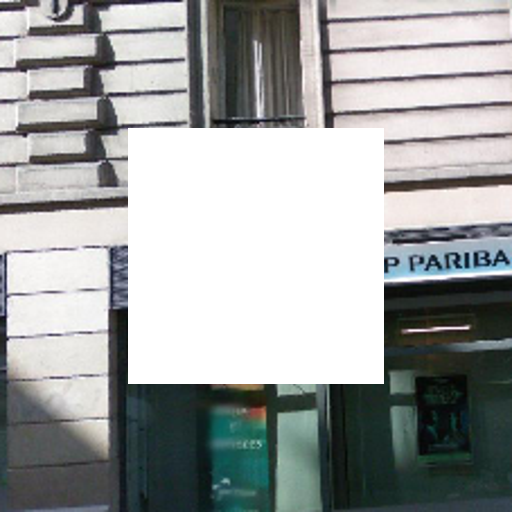
%> input picture input_0021.png, 512 x 512 px
$ octave --eval "result = sobelwatershed('input_0021.png');"   (GNU Octave 9; MATLAB toolbox functions it lacks are replaced by stand-ins)
%> lines starting %> are read from the running program, lines starting %| are printed output that depends on the picture; in (x1, y1, x2, y2) boxes, pixels count from 0 and x2, y2 are one past the last pixel; in counts of white or black regions, pixels touching at a corner belong together; the program's own positions count from 1
function [ L ] = sobelwatershed( imname )
%> called with imname = 'input_0021.png'
%SOBELWATERSHED

rgb = imread(imname);
%> rgb is the input picture: size 512x512x3 uint8; mean R, G, B 158.2, 161.2, 160.5
%rgb = imresize(rgb,[512,512]);
%imshow(rgb);
if ndims(rgb)==3
    I = rgb2gray(rgb);
else
    I = rgb;
end
verbose = 0;
hy = fspecial('sobel');
hx = hy';
Iy = imfilter(double(I), hy, 'replicate');
Ix = imfilter(double(I), hx, 'replicate');
gradmag = sqrt(Ix.^2 + Iy.^2);
if verbose==1
    figure
    imshow(gradmag,[]), title('Gradient magnitude (gradmag)')
end

L = watershed(gradmag);
Lrgb = label2rgb(L);
if verbose==1
    figure, imshow(Lrgb), title('Watershed transform of gradient magnitude (Lrgb)')
end

se = strel('disk',1);
Io = imopen(I, se);
if verbose==1
    figure
    imshow(Io), title('Opening (Io)')
end

Ie = imerode(I, se);
Iobr = imreconstruct(Ie, I);
if verbose==1
    figure
    imshow(Iobr), title('Opening-by-reconstruction (Iobr)')
end

Ioc = imclose(Io, se);
if verbose==1
    figure
    imshow(Ioc), title('Opening-closing (Ioc)')
end

Iobrd = imdilate(Iobr, se);
Iobrcbr = imreconstruct(imcomplement(Iobrd), imcomplement(Iobr));
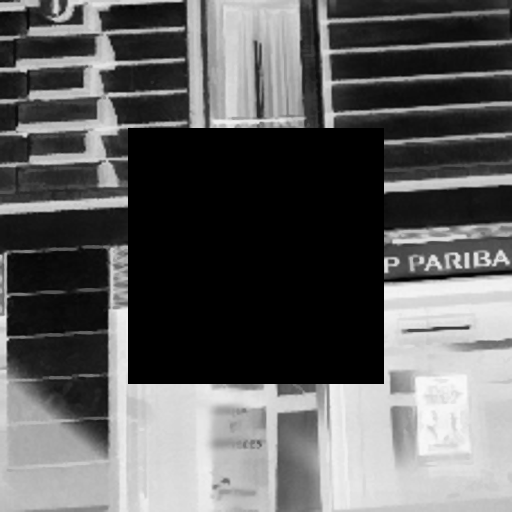
%> Iobrcbr: size 512x512 uint8; min 0, max 249, mean 94.7
Iobrcbr = imcomplement(Iobrcbr);
if verbose==1
    figure
    imshow(Iobrcbr), title('Opening-closing by reconstruction (Iobrcbr)')
end

fgm = imregionalmax(Iobrcbr);
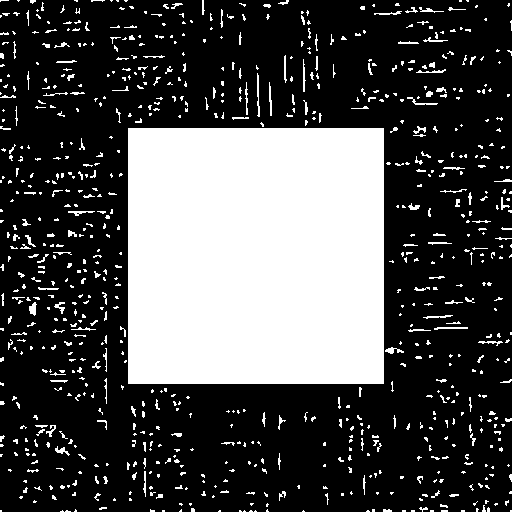
%> fgm: size 512x512 logical; 29.7% white; 811 white regions (635 under 20 px), largest, box (x1, y1, x2, y2) and area: (128, 128, 384, 384) 65536, (257, 73, 260, 117) 83, (29, 302, 37, 316) 71
if verbose==1
    figure
    imshow(fgm), title('Regional maxima of opening-closing by reconstruction (fgm)')
end

I2 = I;
I2(fgm) = 255;
%> I2: size 512x512 uint8; min 4, max 255, mean 164.6
if verbose==1
    figure
    imshow(I2), title('Regional maxima superimposed on original image (I2)')
end

se2 = strel(ones(5,5));
fgm2 = imclose(fgm, se2);
%> fgm2: size 512x512 logical; 31% white; 529 white regions (301 under 20 px), largest, box (x1, y1, x2, y2) and area: (120, 120, 410, 397) 65880, (64, 204, 113, 219) 205, (143, 458, 163, 499) 205
fgm3 = imerode(fgm2, se2);
%> fgm3: size 512x512 logical; 24.5% white; 50 white regions (38 under 20 px), largest, box (x1, y1, x2, y2) and area: (126, 130, 398, 382) 63540, (503, 193, 508, 206) 51, (41, 427, 54, 432) 45

fgm4 = bwareaopen(fgm3, 5);
I3 = I;
I3(fgm4) = 255;
%> I3: size 512x512 uint8; min 4, max 255, mean 160.4
if verbose==1
    figure
    imshow(I3)
    title('Modified regional maxima superimposed on original image (fgm4)')
end

bw = imbinarize(Iobrcbr);
%> bw: size 512x512 logical; 57.6% white; 19 black regions (1 under 20 px), largest, box (x1, y1, x2, y2) and area: (0, 245, 512, 512) 77313, (206, 0, 306, 128) 11476, (0, 0, 187, 188) 9365
if verbose==1
    figure
    imshow(bw), title('Thresholded opening-closing by reconstruction (bw)')
end

D = bwdist(bw);
DL = watershed(D);
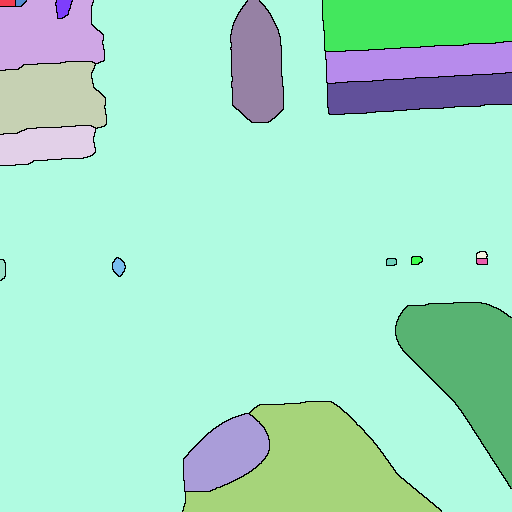
%> DL: size 512x512 uint8; 21 distinct labels, from 0 to 20; one colour per label, 0 black
bgm = DL == 0;
%> bgm: size 512x512 logical; 1.1% white in thin lines or dots
if verbose==1
    figure
    imshow(bgm), title('Watershed ridge lines (bgm)')
end

gradmag2 = imimposemin(gradmag, bgm | fgm4);
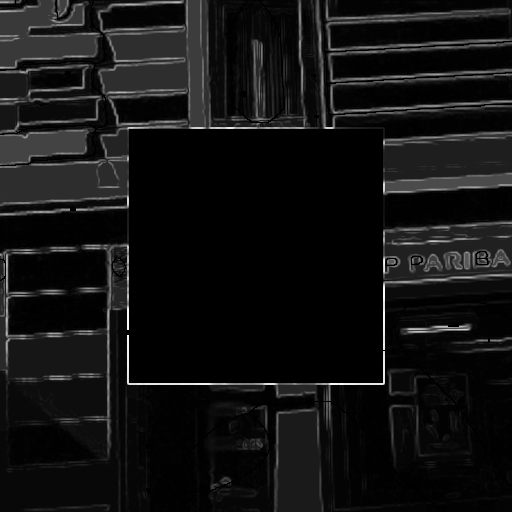
%> gradmag2: size 512x512 double; 25.59% of the values are NaN or infinite; the others: min 0.97, max 971, mean 96.74; drawn with min black, max white, NaN and infinite black
L = watershed(gradmag2);
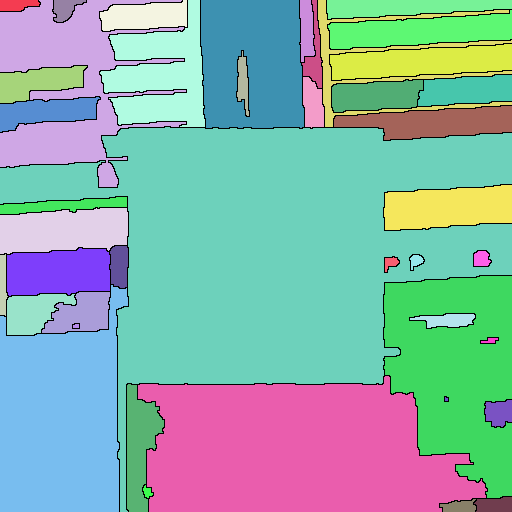
%> L: size 512x512 uint8; 44 distinct labels, from 0 to 43; one colour per label, 0 black
savename = strcat(imname(1:end-3),'mat');
label = L;
save(savename,'label');
% [10 lines of commented-out code are left out]
I4 = I;
I4(imdilate(L == 0, ones(3, 3)) | bgm | fgm4) = 255;
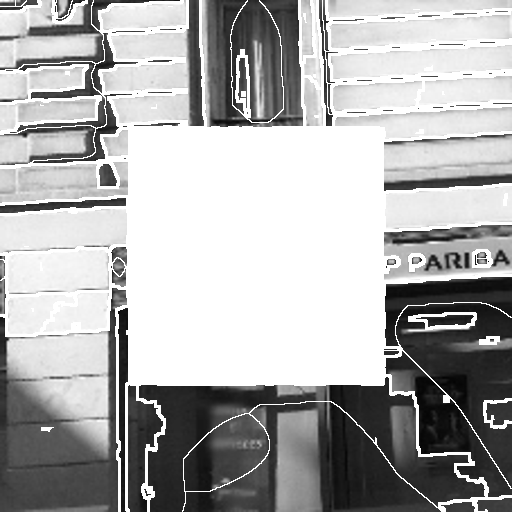
%> I4: size 512x512 uint8; min 4, max 255, mean 173.4
if verbose==1
    figure
    imshow(I4)
    title('Markers and object boundaries superimposed on original image (I4)')
end

Lrgb = label2rgb(L, 'jet', 'w', 'shuffle');
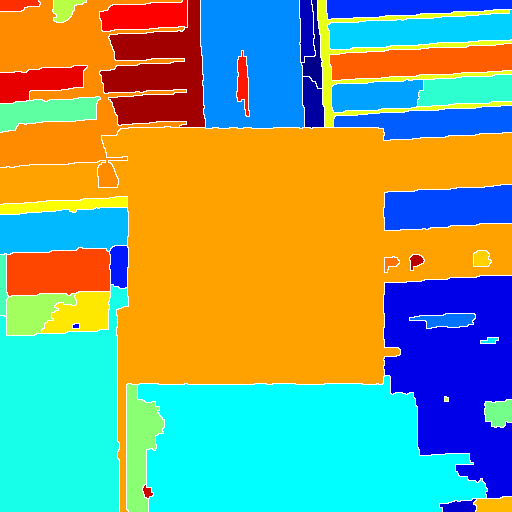
%> Lrgb: size 512x512x3 uint8; mean R, G, B 134.1, 161.4, 123
if verbose==1
    figure
    imshow(Lrgb)
    title('Colored watershed label matrix (Lrgb)')
end

if verbose==1
    figure
    imshow(I)
    hold on
    himage = imshow(Lrgb);
    himage.AlphaData = 0.3;
    title('Lrgb superimposed transparently on original image')
end

end
